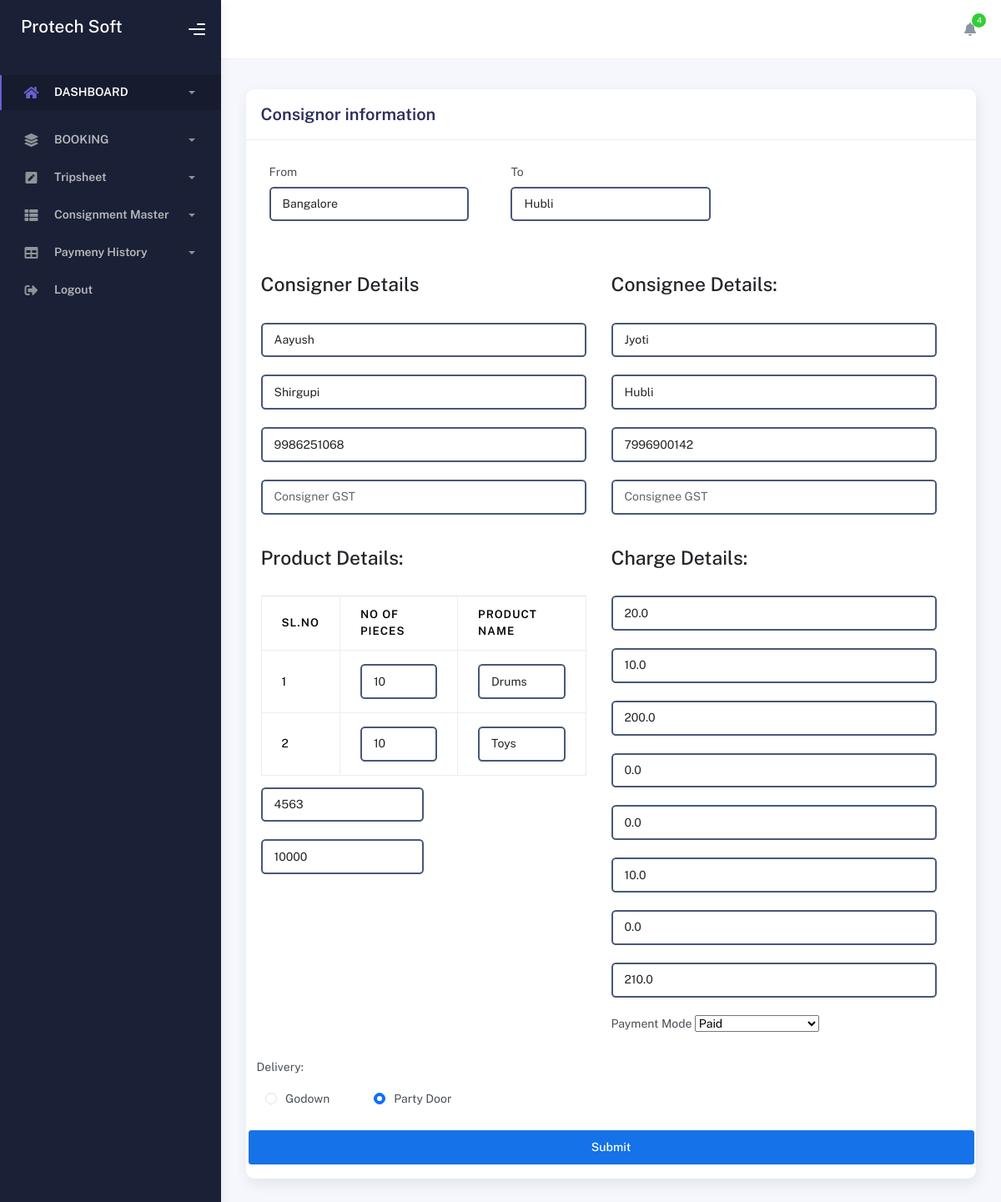
Screenshot of /branchconsignment_edit/5 with the database file from the repository.
### consign_app/models.py (models this page shows, shortened)
class AddConsignment(models.Model):
    track_id = models.IntegerField(null=True)
    sender_name = models.CharField(max_length=50, null=True)
    sender_mobile = models.CharField(max_length=50, null=True)
    sender_address = models.CharField(max_length=50, null=True)
    sender_GST=models.CharField(max_length=50,null=True)
    receiver_name = models.CharField(max_length=50, null=True)
    receiver_mobile = models.CharField(max_length=50, null=True)
    receiver_address = models.CharField(max_length=50, null=True)
    receiver_GST = models.CharField(max_length=50, null=True)
    total_cost = models.FloatField(null=True)
    date = models.DateField(max_length=30, null=True)
    pay_status = models.CharField(max_length=30, null=True)
    route_from = models.CharField(max_length=30, null=True)
    route_to = models.CharField(max_length=30, null=True)
    desc_product = models.CharField(max_length=150,null=True)
    pieces = models.IntegerField(null=True)
    prod_invoice = models.CharField(max_length=50,null=True)
    prod_price = models.CharField(max_length=50,null=True)
    weight = models.FloatField(null=True)
    freight = models.FloatField(null=True)
    hamali = models.FloatField(null=True)
    door_charge = models.FloatField(null=True)
    st_charge = models.FloatField(null=True)
    Consignment_id=models.IntegerField(null=True)
    branch = models.CharField(max_length=150, null=True)
    name = models.CharField(max_length=150, null=True)
    balance = models.FloatField(null=True)
    time=models.CharField(max_length=50,null=True)
    copy_type = models.CharField(max_length=150, null=True)
    collection_type = models.CharField(max_length=150, null=True)
    weightAmt=models.FloatField(null=True)
    delivery = models.CharField(max_length=150, null=True)
    eway_bill =models.CharField(max_length=150, null=True)
    branchemail = models.CharField(max_length=150, null=True)
    delivery_type = models.CharField(max_length=150,null=True)

### consign_app/views.py (the view, shortened to what this page needs)
# urls.py: path('branchconsignment_edit/<int:pk>', views.branchconsignment_edit, name='branchconsignment_edit'),
def branchconsignment_edit(request, pk):
    userdata = AddConsignment.objects.filter(track_id=pk).first()
    if not userdata:
        return HttpResponse("Consignment not found", status=404)
    products = AddConsignment.objects.filter(track_id=pk)
    userdatatemp = AddConsignmentTemp.objects.filter(track_id=pk)
    return render(request, 'branchconsignment_edit.html', {
        'userdata': userdata,
        'products': products,
    })

### consign_app/templates/branchconsignment_edit.html (shortened to what this page needs)
{% load static %}
<!DOCTYPE html>
<html lang="en">
<head>
    <link rel="stylesheet" href="{% static 'assets/css/bootstrap.min.css' %}"/>
    <link rel="stylesheet" href="{% static 'assets/css/plugins.min.css' %}"/>
    <link rel="stylesheet" href="{% static 'assets/css/kaiadmin.min.css' %}"/>
    <link rel="stylesheet" href="{% static 'assets/css/demo.css' %}"/>
</head>
<body>
{% include 'branch_navbar.html' %}
</div>
<div class="container">
    <div class="page-inner">
        <form method="post">
            <div class="row">
                <div class="col-md-12">
                    <div class="card">
                        <div class="card-header">
                            <div class="card-title">Consignor information</div>
                        </div>
                        <div class="card-body">
                            <div class="row">
                                <div class="col-md-6 col-lg-4">
                                    <div class="form-group">
                                        <label>From</label>
                                    <input type="text" id="from" value="{{ userdata.route_from }}" name="from"
                                           placeholder="From" class="form-control" required>
                                </div>
                            </div>
                            <div class="col-md-6 col-lg-4">
                                <div class="form-group">
                                    <label>To</label>
                                    <input type="text" id="to" name="to" value="{{ userdata.route_to }}"
                                           placeholder="To" class="form-control" required><br>
                                </div>
                            </div>
                            <div class="row g-3">
                                <div class="col-md-6">
                                    <h3>Consigner Details</h3><br>
                                    <input type="text" id="senderName" name="a1" value="{{ userdata.sender_name }}"
                                           class="form-control" placeholder="Consigner" required list="consignor_name"
                                           oninput="showConsignorDatalist()" onchange="fetchSenderDetails()">
                                    <input type="text" id="senderAddress" name="a4"
                                           value="{{ userdata.sender_address }}" placeholder="Consigner Address"
                                           class="form-control"></br>
                                    <input type="tel" id="senderMobile" name="a2" value="{{ userdata.sender_mobile }}"
                                           placeholder="Consigner Mobile" class="form-control" required></br>
                                    <input type="text" id="sendergst" name="sendergst" value="{{ userdata.sender_GST }}"
                                           placeholder="Consigner GST" class="form-control"></br>
                                </div>
                                <div class="col-md-6">
                                    <h3>Consignee Details:</h3><br>
                                    <input type="text" id="receiverName" name="a5" value="{{ userdata.receiver_name }}"
                                           placeholder="Consignee" class="form-control" required list="consignee_name"
                                           oninput="showConsigneeDatalist()" onchange="fetchRecDetails()">
                                    <br>
                                    <input type="text" id="receiverAddress" name="a8"
                                           value="{{ userdata.receiver_address }}" placeholder="Consignee Address"
                                           class="form-control">
                                    <br>
                                    <input type="tel" id="receiverMobile" name="a6"
                                           value="{{ userdata.receiver_mobile }}" placeholder="Consignee Mobile"
                                           class="form-control" pattern="{0-9}" required>
                                    <br>
                                    <input type="text" id="receivergst" name="receivergst"
                                           value="{{ userdata.receiver_GST }}" placeholder="Consignee GST"
                                           class="form-control">
                                </div>
                                <br>
                                <div class="col-md-6">
                                    <h3>Product Details:</h3><br>
                                    <table class="table table-bordered">
                                        <thead>
                                        <tr>
                                            <th>Sl.No</th>
                                            <th>No of Pieces</th>
                                            <th>Product Name</th>
                                        </tr>
                                        </thead>
                                        <tbody id="productTableBody">
                                        {% if products %}
                                        {% for p in products %}
                                        <tr>
                                            <td>{{ forloop.counter }}</td>
                                            <td><input type="number" name="pieces[]" value="{{ p.pieces }}"
                                                       class="form-control"></td>
                                            <td><input type="hidden" name="product_id[]" value="{{ p.id }}">
                                                <input type="text" name="product[]" value="{{ p.desc_product }}"
                                                       class="form-control"></td>
                                        </tr>
                                        {% endfor %}
                                        {% endif %}
                                        </tbody>
                                    </table>
                                    <div class="col-md-6">
                                        <input type="text" class="form-control" placeholder="Invoice No"
                                               value="{{ userdata.prod_invoice }}" id="prod_invoice"
                                               name="prod_invoice">
                                        <br>
                                        <input type="text" class="form-control" placeholder="Invoice Value"
                                               value="{{ userdata.prod_price }}" id="prod_price" name="prod_price">
                                        <br>
                                    </div>
                                </div>
                                <div class="col-md-6">
                                    <h3>Charge Details:</h3><br>
                                    <input type="text" class="form-control" placeholder="Weight" id="weight"
                                           value="{{ userdata.weight }}" name="weight">
                                    <br>
                                    <input type="text" name="weightAmt" placeholder="Charged Weight"
                                           value="{{ userdata.weightAmt }}" id="weightAmt" class="form-control">
                                    <br>
                                    <input type="text" id="freight" name="freight" placeholder="Freight"
                                           value="{{ userdata.freight }}" class="form-control" required>
                                    <br>
                                    <input type="text" id="hamali" name="hamali" placeholder="Hamali Charge"
                                           value="{{ userdata.hamali }}" class="form-control">
                                    <br>
                                    <input id="door_charge" name="door_charge" placeholder="Door Charge"
                                           value="{{ userdata.door_charge }}" class="form-control"/>
                                    <br>
                                    <input id="st_charge" name="st_charge" placeholder="ST Charge"
                                           value="{{ userdata.st_charge }}" class="form-control"/>
                                    <br>
                                    <input id="bal" name="bal" placeholder="Balance" value="{{ userdata.balance }}"
                                           class="form-control"/>
                                    <br>
                                    <input id="total" name="cost" placeholder="Total" value="{{ userdata.total_cost }}"
                                           class="form-control" required/>
                                    <br>
                                    <label>Payment Mode</label>
                                    <select name="payment" id="payment">
                                        <option value="{{ userdata.pay_status }}">{{ userdata.pay_status }}</option>
                                    </select></br></br>
                                </div>
                            </div>
                            <div class="form-group">
                                <label>Delivery:</label><br>
                                <div class="form-check form-check-inline">
                                    <input type="radio" id="godown" name="delivery_option" value="godown"
                                           class="form-check-input">
                                    <label for="godown" class="form-check-label">Godown</label>
                                </div>
                                <div class="form-check form-check-inline">
                                    <input type="radio" id="partydoor" name="delivery_option" value="partydoor" checked
                                           class="form-check-input">
                                    <label for="partydoor" class="form-check-label">Party Door</label>
                                </div>
                            </div>
                            <button type="submit" class="btn btn-primary">Submit</button>
                        </div>
                    </div>
                </div>
        </form>
    </div>
</div>
</div>
  </body>
</html>

### rows the page displays
AddConsignment: from "Bangalore", to "Hubli", a1 "Aayush", a4 "Shirgupi", a2 "9986251068", a5 "Jyoti", a8 "Hubli", a6 "7996900142", pieces "10", desc_product "Drums", prod_invoice "4563", prod_price "10000", weight "20.0", weightAmt "10.0", freight "200.0", hamali "0.0", door_charge "0.0", st_charge "10.0", bal "0.0", cost "210.0", payment "Paid"
AddConsignment: pieces "10", desc_product "Toys"
